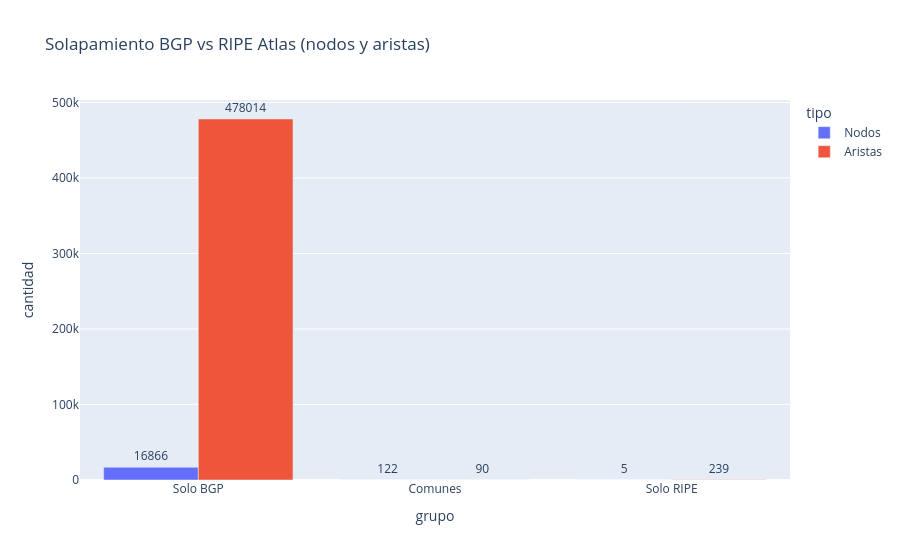

The notebook cell saved with this chart:
### Markdown cell above
### 9) Grafico: Solapamiento entre BGP y RIPE Atlas

### Code cell
overlap_plot = pd.DataFrame([
    {'tipo': 'Nodos', 'grupo': 'Solo BGP', 'cantidad': len(asn_b - asn_r)},
    {'tipo': 'Nodos', 'grupo': 'Comunes', 'cantidad': len(common_asn)},
    {'tipo': 'Nodos', 'grupo': 'Solo RIPE', 'cantidad': len(asn_r - asn_b)},
    {'tipo': 'Aristas', 'grupo': 'Solo BGP', 'cantidad': len(edge_b - edge_r)},
    {'tipo': 'Aristas', 'grupo': 'Comunes', 'cantidad': len(common_edge)},
    {'tipo': 'Aristas', 'grupo': 'Solo RIPE', 'cantidad': len(edge_r - edge_b)},
])

fig_overlap = px.bar(overlap_plot, x='grupo', y='cantidad', color='tipo', barmode='group', text='cantidad',
                     title='Solapamiento BGP vs RIPE Atlas (nodos y aristas)')
fig_overlap.update_traces(textposition='outside')
fig_overlap.show()

### Figure 1 — Plotly figure (JSON) as saved in the notebook; plotly's stock layout.template omitted (floating-point values rounded to 4 significant figures)
{"data": [{"alignmentgroup": "True", "hovertemplate": "tipo=Nodos<br>grupo=%{x}<br>cantidad=%{text}<extra></extra>", "legendgroup": "Nodos", "marker": {"color": "#636efa", "pattern": {"shape": ""}}, "name": "Nodos", "offsetgroup": "Nodos", "orientation": "v", "showlegend": true, "text": [16870.0, 122.0, 5.0], "textposition": "outside", "type": "bar", "x": ["Solo BGP", "Comunes", "Solo RIPE"], "xaxis": "x", "y": [16866, 122, 5], "yaxis": "y"}, {"alignmentgroup": "True", "hovertemplate": "tipo=Aristas<br>grupo=%{x}<br>cantidad=%{text}<extra></extra>", "legendgroup": "Aristas", "marker": {"color": "#EF553B", "pattern": {"shape": ""}}, "name": "Aristas", "offsetgroup": "Aristas", "orientation": "v", "showlegend": true, "text": [478000.0, 90.0, 239.0], "textposition": "outside", "type": "bar", "x": ["Solo BGP", "Comunes", "Solo RIPE"], "xaxis": "x", "y": [478014, 90, 239], "yaxis": "y"}], "layout": {"barmode": "group", "legend": {"title": {"text": "tipo"}, "tracegroupgap": 0}, "title": {"text": "Solapamiento BGP vs RIPE Atlas (nodos y aristas)"}, "xaxis": {"anchor": "y", "domain": [0, 1], "title": {"text": "grupo"}}, "yaxis": {"anchor": "x", "domain": [0, 1], "title": {"text": "cantidad"}}}}
